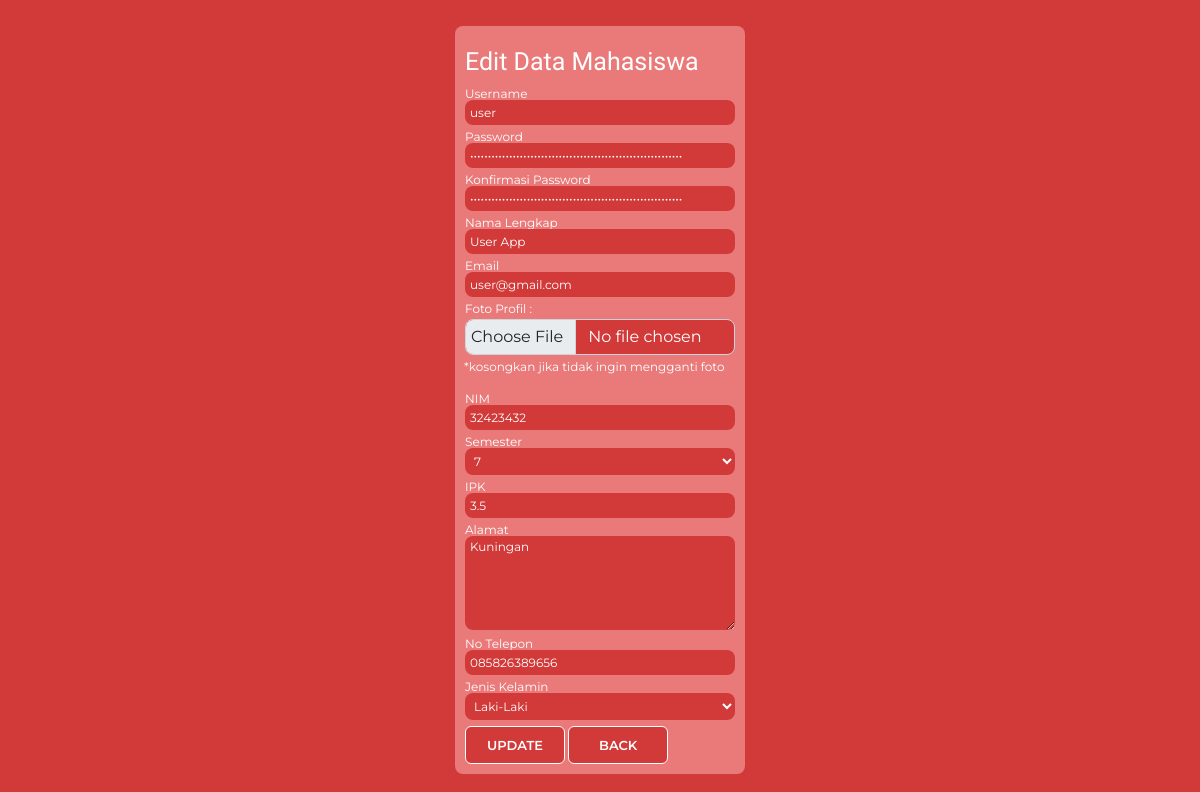
The page /edit-mhs.php?idmhs=2 (signed in) on the database its author committed.
### tables this page shows
CREATE TABLE `user` (
  `id_user` int(11) NOT NULL,
  `username` varchar(50) NOT NULL,
  `pwd` varchar(255) NOT NULL,
  `nama` varchar(100) NOT NULL,
  `email` varchar(100) NOT NULL,
  `foto` varchar(100) NOT NULL,
  `no_induk` int(100) NOT NULL,
  `semester` int(100) NOT NULL,
  `ipk` varchar(11) NOT NULL,
  `alamat` text NOT NULL,
  `no_hp` varchar(50) NOT NULL,
  `jk` varchar(10) NOT NULL,
  `sudah_krs` varchar(100) NOT NULL,
  `level` varchar(25) NOT NULL
);

### function.php (called while the page is built, shortened)
<?php
    $conn = mysqli_connect("localhost","root","","m-project");
    function query($query) {
        global $conn;
        $result = mysqli_query($conn, $query);
        $rows = [];
        while ($row = mysqli_fetch_assoc($result)) {
            $rows[] = $row;
        }
        return $rows;
    }
?>

### edit-mhs.php (the view, shortened to what this page needs)
<?php
    include("function.php");
    $id_mhs = $_GET['idmhs'];
    $data_mhs = query("SELECT * FROM user WHERE id_user = $id_mhs") [0];
    if($data_mhs['jk'] == "L") {
        $jk = "Laki-Laki";
    } else {
        $jk = "Perempuan";
    }
?>
<!DOCTYPE html>
<html lang="en">
<head>
    <link rel="stylesheet" href="bootstrap/css/bootstrap.min.css" />
    <link rel="stylesheet" href="https://cdn.jsdelivr.net/npm/bootstrap-icons@1.10.2/font/bootstrap-icons.css">
    <link rel="stylesheet" href="folder_css/admin.css" />
</head>
<body>
    <div class="content tab-content" id="content">
        <div class="container-sm tab-pane active" id="edit">
            <h3>Edit Data Mahasiswa</h3>
            <form action="" method="post" enctype="multipart/form-data">
                <fieldset>
                    <label for="username">Username</label>
                    <input class="usePass" type="text" placeholder="Username" name="username" value="<?= $data_mhs['username']; ?>" required>
                    <label for="pwd">Password</label>
                    <input class="usePass" type="password" placeholder="Password" name="pwd" value="<?= $data_mhs['pwd']; ?>" required>
                    <label for="pwd">Konfirmasi Password</label>
                    <input class="usePass" type="password" placeholder="Konfirmasi Password" name="pwd2" value="<?= $data_mhs['pwd']; ?>" required>
                    <label for="nama">Nama Lengkap</label>
                    <input type="text" placeholder="Nama" name="nama" value="<?= $data_mhs['nama']; ?>" required>
                    <label for="email">Email</label>
                    <input type="email" placeholder="Email" name="email" value="<?= $data_mhs['email']; ?>" required>
                    <label for="foto" class="mb-1">Foto Profil : </label>
                    <div class="input-group mb-3 uploadFoto">
                        <input type="file" class="form-control" name="foto">
                        <label for="foto" class="mb-1">*kosongkan jika tidak ingin mengganti foto</label>
                    </div>
                    <label for="nim">NIM</label>
                    <input type="text" placeholder="NIM" name="no_induk" value="<?= $data_mhs['no_induk']; ?>" required>
                    <label for="semester">Semester</label>
                    <select name="semester" required>
                        <option value="<?= $data_mhs['semester']; ?>" selected hidden><?= $data_mhs['semester']; ?></option>
                    </select>
                    <label for="ipk">IPK</label>
                    <input type="text" placeholder="IPK" name="ipk" value="<?= $data_mhs['ipk']; ?>" required>
                    <label for="alamat">Alamat</label>
                    <textarea class="text-white" name="alamat" cols="25" rows="7" placeholder="Alamat" required><?= $data_mhs['alamat']; ?></textarea>
                    <label for="nohp">No Telepon</label>
                    <input type="text" placeholder="No. Telp" name="no_hp" value="<?= $data_mhs['no_hp']; ?>" required>
                    <label for="jk">Jenis Kelamin</label>
                    <select name="jk" required>
                        <option value="<?= $data_mhs['jk']; ?>" selected hidden><?= $jk; ?></option>
                    </select>
                    <button type="submit" class="btn " id="closeEdit" name="submit">
                        <a>UPDATE</a>
                    </button>
                    <button class="btn" id="backBtnEdit" name="back">
                        <a href="admin.php">BACK</a>
                    </button>
                </fieldset>
            </form>
        </div>
    </div>
</body>
</html>

### folder_css/admin.css (style rules this page uses)
* { margin: 0; padding: 0; border: 0; box-sizing: border-box; font-family: "Montserrat", sans-serif; }
body { line-height: 1; background-color: #d23939; }
body select { background: #d23939; border-radius: 8px; margin-bottom: 6px; padding: 5px; width: 100%; color: #ffffff; }
.content { flex-grow: 1; background: #d23939; margin-left: 15px; }
#edit { position: absolute; width: 290px; padding: 10px; left: 50%; top: 0; background: #ea7a7a; border-radius: 8px; font-weight: 400; font-size: 12px; line-height: 12px; color: #ffffff; transform: translate(-50%, -50%) scale(0.1); visibility: hidden; transition: all ease-in 0.4s; }
#edit.active { top: 50%; visibility: visible; transform: translate(-50%, -50%) scale(1); z-index: 50; }
#edit h3 { font-family: "Acme"; font-style: normal; font-weight: 400; font-size: 25px; line-height: 32px; color: #ffffff; margin-top: 10px; margin-bottom: 10px; }
#edit .usePass { background: #d23939; border-radius: 8px; width: 100%; padding: 5px; }
#edit form input { background: #d23939; border-radius: 8px; margin-bottom: 6px; padding: 5px; width: 100%; color: #ffffff; }
#edit form textarea { background: #d23939; border-radius: 8px; margin-bottom: 6px; padding: 5px; width: 100%; }
#edit form button { width: 100px; background: #d23939; border: 1px solid #ffffff; border-radius: 6px; }
#edit form button a { text-align: center; font-weight: 600; font-size: 13px; color: #ffffff; text-decoration: none; }

### rows shown on the page
user: username "user", nama "User App", email "user@gmail.com", no_induk "32423432", semester "7", ipk "3.5", alamat "Kuningan", no_hp "085826389656", jk "Laki-Laki"
